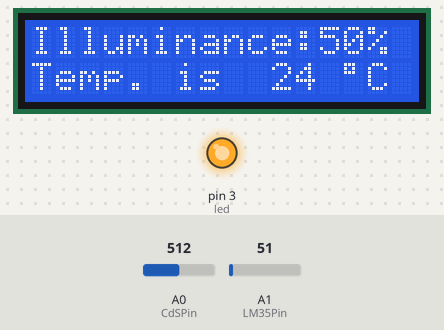
Recording of a sketch running on a simulated Arduino Uno, built with avr-gcc and run on an emulated ATmega328P. Parts: 16×2 character LCD, output pins drawn as LEDs (lit = HIGH). Inputs (shaded band) come from the test bench; at power-on: A0 (CdSPin) = 512, A1 (LM35Pin) = 51.

Above: at 4.3 s.
4.4 s: A0 (CdSPin) set to 921
At 6.3 s:
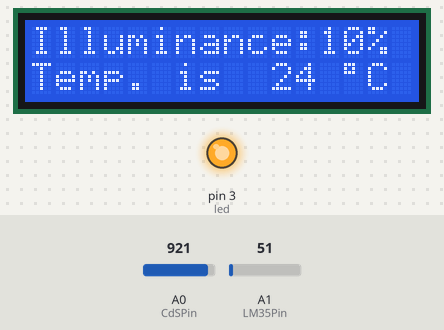
6.6 s: A0 (CdSPin) set to 940
At 7.5 s:
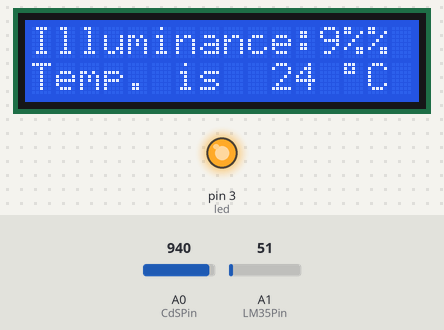
8.6 s: A1 (LM35Pin) set to 61
At 9.9 s:
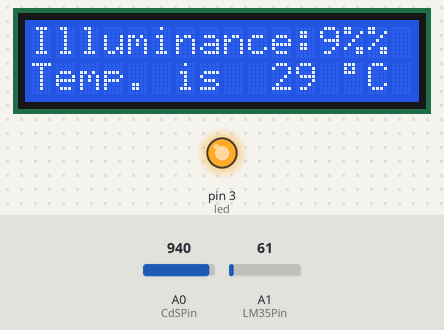
10.6 s: A0 (CdSPin) set to 236
At 12.2 s:
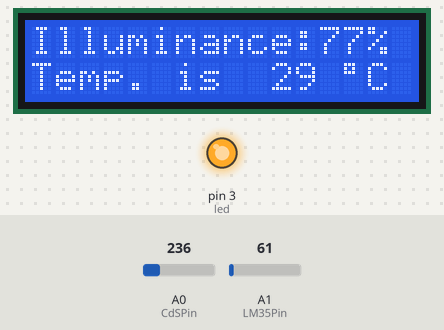
12.7 s: A0 (CdSPin) set to 214
At 14.4 s:
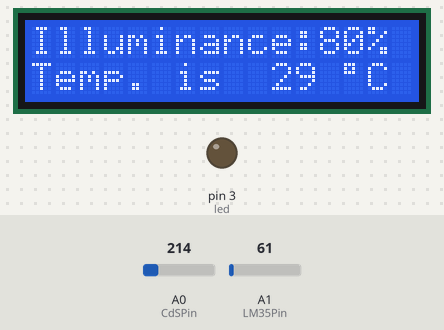
14.7 s: A1 (LM35Pin) set to 71
At 15.8 s:
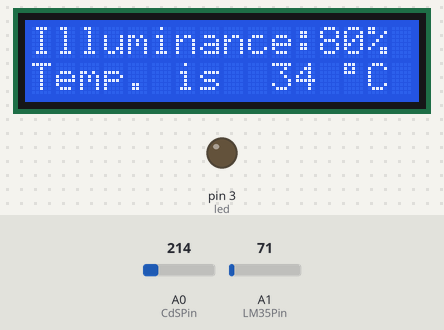
Timing chart, 0 to 17.7 s (numbered marks = the images above; inputs shaded):
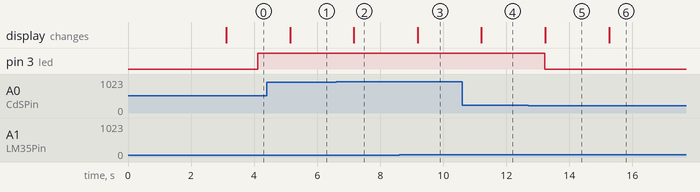

Measured:
- the behaviour switches between 930 and 931 on A0 (CdSPin) (found by bisection; images 1 and 2)
- the behaviour switches between 221 and 220 on A0 (CdSPin) (found by bisection; images 4 and 5)
- after the input at 4.4 s, the display: changes after 0.75 s (image 1)
- after the input at 6.6 s, the display: changes after 0.57 s (image 2)
- after the input at 8.6 s, the display: changes after 0.59 s (image 3)
- after the input at 10.6 s, the display: changes after 0.61 s (image 4)
- after the input at 12.7 s, pin 3 (led): HIGH → LOW after 0.52 s; the display: changes after 0.54 s (image 5)
- after the input at 14.7 s, the display: changes after 0.56 s (image 6)

The sketch:

AR12_cds_lm35.ino
```cpp
/*
 예제 6.2
 빛 입력
*/

// I2C 통신 라이브러리 설정
#include <Wire.h>
// I2C LCD 라리브러리 설정
#include <LiquidCrystal_I2C.h>

// LCD I2C address 설정: 0x3F or 0x27
LiquidCrystal_I2C lcd(0x27,16,2);

// 0번 아날로그핀을 CdS 셀 입력으로 설정한다.
const int CdSPin = 0;

const int LM35Pin = 1;

int led = 3;

void setup() {

// 16X2 LCD 모듈 설정하고 백라이트를 켠다.
  lcd.init(); // LCD 설정
  lcd.backlight();

// 메세지를 표시한다.
  lcd.print("ex 6.2");
  lcd.setCursor(0,1);
  lcd.print("CdS Cell Test");
// 3초동안 메세지를 표시한다.
  delay(3000);

// 모든 메세지를 삭체한 뒤
// 숫자를 제외한 부분들을 미리 출력시킨다.
  lcd.clear();
  lcd.setCursor(0,0);
  lcd.print("Illuminance:");
  lcd.setCursor(0,1);
  lcd.print("Temp. is ");

  lcd.setCursor(13,1);
  lcd.write(B11011111);
  lcd.setCursor(14,1);
  lcd.print("C");

  pinMode(led, OUTPUT);
}

void loop(){

  int adcValue0;
  int adcValue1; // 실제 센서로부터 읽은 값 (0~1023)
  int illuminance; // 현재의 밝기. 0~100%

  long temp;

  // CdS cell을 통하여 입력되는 전압을 읽는다.
  adcValue0 = analogRead(CdSPin);

  adcValue1 = analogRead(LM35Pin);
  // 아날로그 입력 값을 0~100의 범위로 변경한다.
  illuminance = map(adcValue0, 0, 1023, 100, 0);

  temp = (adcValue1 * 500L) / 1023;

  // 전에 표시했던 내용을 지우고
  // LCD에 ADC 값과 밝기를 출력한다.
  // 지우지 않으면 이전에 표시했던 값이 남게 된다.


  // 전에 표시했던 내용을 지운다.
  lcd.setCursor(0,0);
  lcd.print("");
  // 밝기를 표시한다
  lcd.setCursor(12,0);
  lcd.print(illuminance);
  lcd.print("%");

    // 전에 표시했던 내용을 지운다.
  lcd.setCursor(10,1);
  lcd.print("   ");
  // 온도를 표시한다
  lcd.setCursor(10,1);
  lcd.print(temp);

  delay(1000);

  int cdsValue = analogRead(CdSPin);

        // 측정된 밝기 값를 시리얼 모니터에 출력합니다.
  Serial.print("cds =  ");
  Serial.println(cdsValue);

        // 조도센서로 부터 측정된 밝기 값이 220보다 크다면, 아래의 블록을 실행합니다.
  if (cdsValue > 220) {
                // LED가 연결된 핀의 로직레벨을 HIGH (5V)로 설정하여, LED가 켜지도록 합니다.
          digitalWrite(led, HIGH);

        // 조도센서로 부터 측정된 밝기 값이 50보다 작면, 아래의 블록을 실행합니다.
  } else {
                // LED가 연결된 핀의 로직레벨을 LOW (0V)로 설정하여, LED가 꺼지도록 합니다.
          digitalWrite(led, LOW);
  }

}
```
